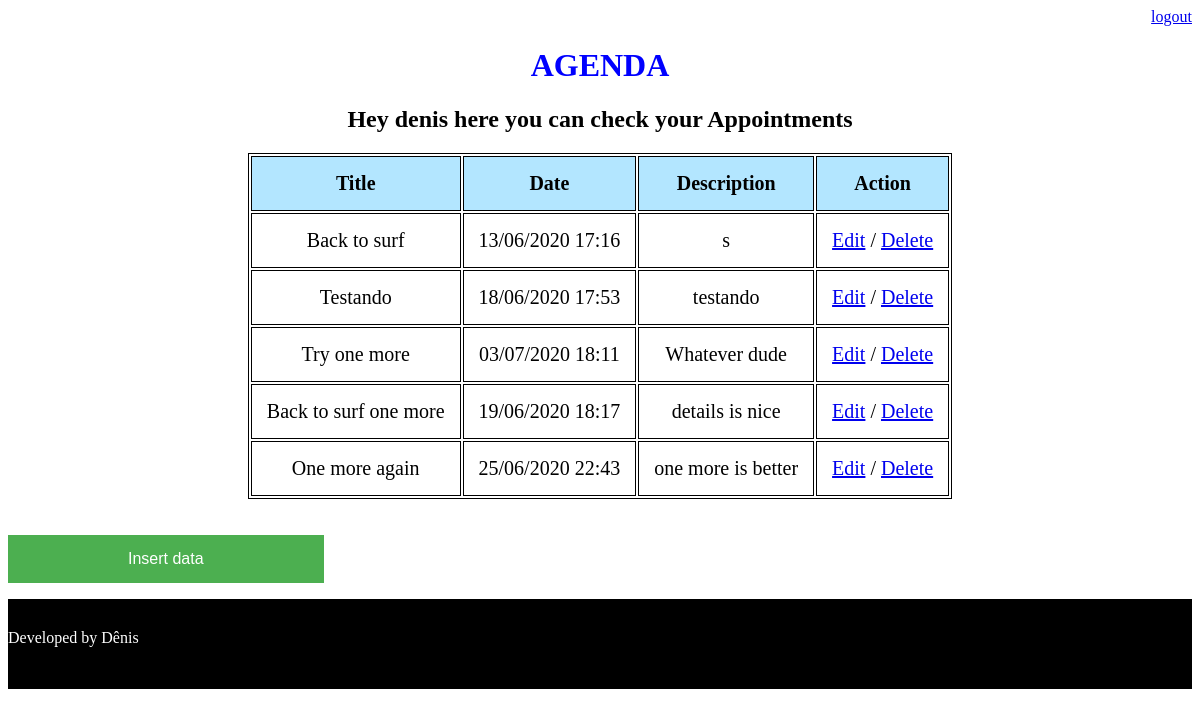
Page /agenda/ (signed in) on the earlier database version.
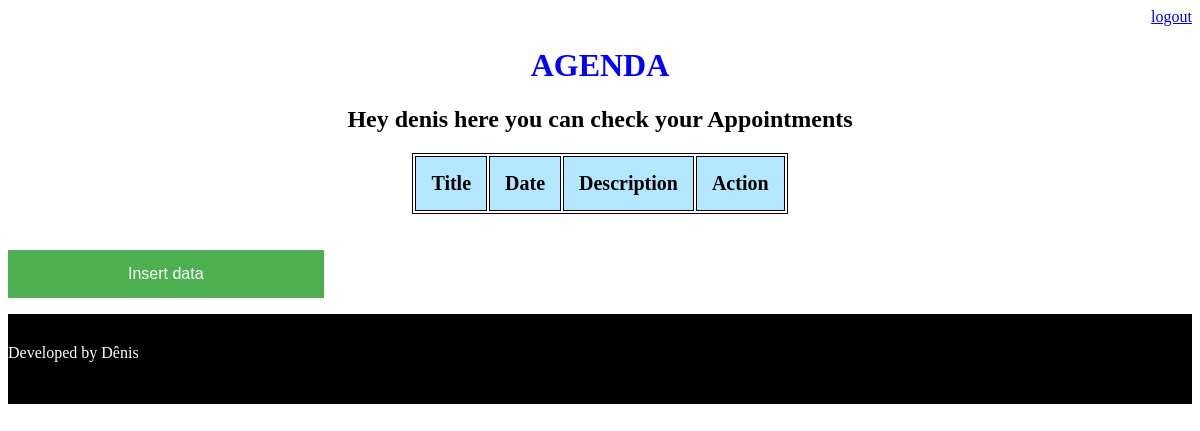
Same page on the later database version.
### core/models.py (models this page shows, shortened)
class Event(models.Model): #this is a parameter
    title=models.CharField(max_length=100) #maximo de 100 caracteres
    description=models.TextField(blank=True, null=True) #can be blannk
    date_event=models.DateTimeField(verbose_name='Events date')# change the display info
    date_creation=models.DateTimeField(auto_now=True)#get now time auto
    user=models.ForeignKey(User, on_delete=models.CASCADE) #importing users from django, IF USER EXCLUDED TABLE EXCLUCED
    class Meta: #metadata
        db_table='Event' #to use your table names
    def  get_data_events(self):
        return self.date_event.strftime('%d/%m/%Y  %H:%M')
    def get_data_description(self):
        return self.description
    def get_late_event(self):
        if self.date_event < datetime.now():
            return True
        else:
            return False

### core/views.py (the view)
# urls.py: path('agenda/', views.list_events), #route
@login_required(login_url='/login/') #when not found back to login
def list_events(request):
    user=request.user
    today=datetime.now() - timedelta(hours=1) #in order to show the events whithin 1 hour late
    event=Event.objects.filter(user=user,
                               date_event__gt=today) #in Django you cant use < or > use GT or LT (grater or lower than)
    description=Event.objects.filter(user=user)
    data={'events':event, 'description': description}
    return render(request, 'agenda.html',data)

### templates/agenda.html
    {%extends "model-page.html"%}
     {% block content %}
    <h2>Hey {{user}} here you can check your Appointments</h2>
    <div class="container">
        <table class="table">
            <tr>
                <th>Title</th>
                <th>Date</th>
                <th>Description</th>
                <th> Action </th>
            </tr>
            {% for event in events %}
            <tr style={% if event.get_late_event %} "color:red" {%endif%} >
                <td>{{event.title}}</td>
                <td>{{event.get_data_events}}</td>
                <td>{{event.get_data_description}}</td>
                <td><a href="event/?id={{ event.id }}">Edit</a> / <a href="event/delete/{{ event.id }}/">Delete</a> </td>
            </tr>
            {% endfor %}
        </table>
             </div>
    <br><br>
        <a href="event/">
    <button class = "button" type="button">Insert data</button>
        </a>
    {% endblock %}

### templates/model-page.html
{%load static%}
<!DOCTYPE html>
<html lang="en">
<head>
    {% include "model-header.html" %}
 <link rel="stylesheet" type="text/css"
          href="{% static 'css/main.css' %}">
</head>
<body>
    {% block content %} {% endblock %}
    {% include "model-footer.html"%}
</body>
</html>

### templates/model-header.html (shortened to what this page needs)
    <div align="right",color="blue">
    <a href="/logout">logout</a>
        </div>
    <h1 style="color:blue">AGENDA</h1>

### templates/model-footer.html
<div style="color:white">
<p class="footer"> Developed by Dênis</p>
    </div>

### static/css/main.css (style rules this page uses)
th, td { padding: 15px; border: 1px solid black; }
th { background-color: #b3e6ff; }
.table { border: 1px solid black; font-size:20px; text-align:center; }
.footer { background-color: black; padding-top:30px; height:60px; widht:100%; }
.button { transition-duration: 0.4s; background-color: #4CAF50; border: none; color: white; padding: 15px 120px; text-align: center; text-decoration: none; display: inline-block; font-size: 16px; }
.container { display: flex; flex-direction: row; justify-content: center; align-items: center }
h2, h1 { text-align:center }

Differences in the rows shown:
removed Event: title "Back to surf", get_data_events "13/06/2020 17:16", get_data_description "s"
removed Event: title "Testando", get_data_events "18/06/2020 17:53", get_data_description "testando"
removed Event: title "Try one more", get_data_events "03/07/2020 18:11", get_data_description "Whatever dude"
removed Event: title "Back to surf one more", get_data_events "19/06/2020 18:17", get_data_description "details is nice"
removed Event: title "One more again", get_data_events "25/06/2020 22:43", get_data_description "one more is better"
